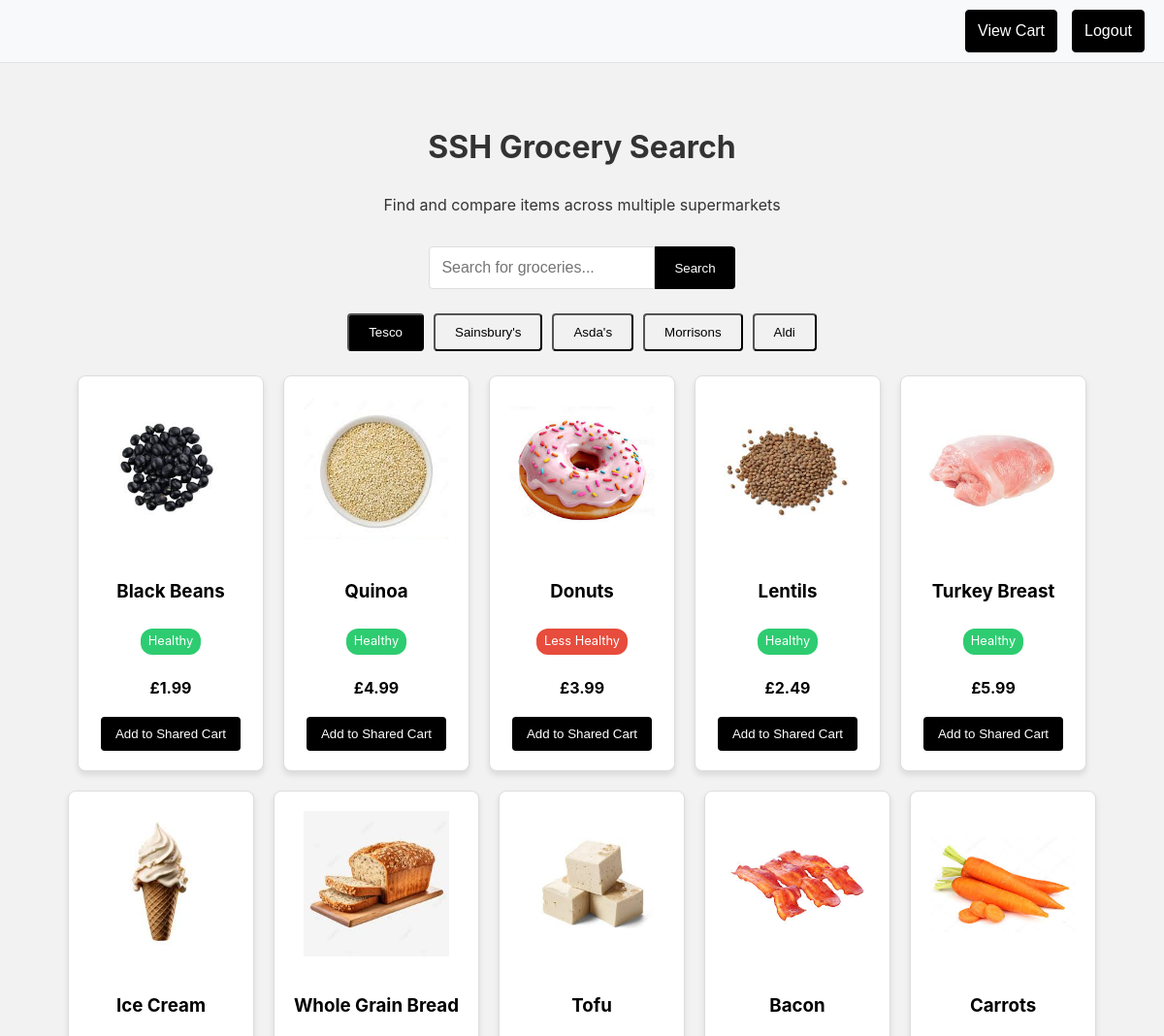
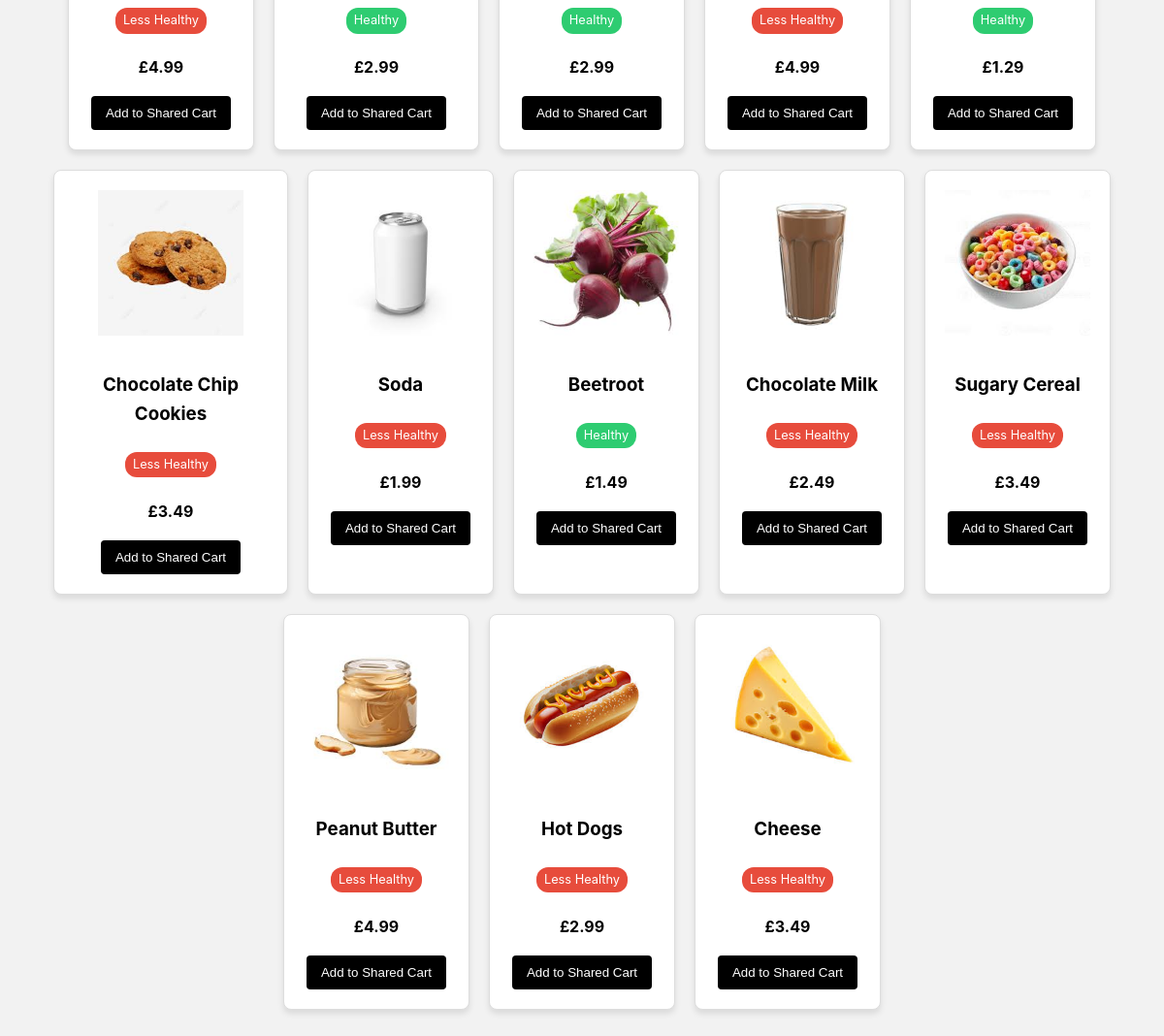
Page /supermarkets/?supermarket=1 (signed in) on the committed database (2 pictures, top to bottom).
### cartapp/models.py (models this page shows, shortened)
class Supermarket(models.Model):
    name = models.CharField(max_length=100)
    location = models.CharField(max_length=255)

class Product(models.Model):
    name = models.CharField(max_length=255)
    price = models.DecimalField(max_digits=6, decimal_places=2)
    category = models.CharField(max_length=100)
    calories = models.IntegerField(default=0)
    protein = models.DecimalField(max_digits=5, decimal_places=2)
    carbohydrates = models.FloatField()
    fat = models.FloatField()
    is_healthy = models.BooleanField(default=False)
    health_score = models.IntegerField(default=50)
    image = models.CharField(max_length=255, default="images/products/AlmondMilk.jpeg")
    supermarket = models.ForeignKey(Supermarket, on_delete=models.CASCADE, related_name='grocery_items')

### cartapp/views.py (the view)
# urls.py: path('supermarkets/', views.supermarkets, name='supermarkets'),
@login_required(login_url='login')
def supermarkets(request):
    logger.info('Accessed supermarkets view')
    try:
        supermarkets = Supermarket.objects.all()
        selected_supermarket_id = request.GET.get('supermarket')
        search_query = request.GET.get('search', '')
        products = Product.objects.all()
        if selected_supermarket_id:
            products = products.filter(supermarket__id=selected_supermarket_id)
            logger.debug(f'Filtered products by supermarket ID: {selected_supermarket_id}')
        if search_query:
            products = products.filter(name__icontains=search_query)
            logger.debug(f'Search query applied: {search_query}')
        context = {
            'supermarkets': supermarkets,
            'products': products,
            'selected_supermarket_id': selected_supermarket_id,
            'search_query': search_query,
        }
        return render(request, 'supermarkets.html', context)
    except Exception as e:
        logger.error(f'Error in supermarkets view: {e}')
        return render(request, 'error.html', {'message': 'An error occurred.'})

### cartapp/templates/supermarkets.html (shortened to what this page needs)
{% extends 'base.html' %}
{% load static %}
{% block content %}
    <div class="container">
        <header class="search-header">
            <h1>SSH Grocery Search</h1>
            <p>Find and compare items across multiple supermarkets</p>
        </header>
        <div class="search-container">
            <form method="get" class="search-form">
                <input type="text" name="search" class="search-input" placeholder="Search for groceries..." value="{{ search_query }}">
                <button type="submit" class="search-btn">Search</button>
            </form>
        </div>
        <div class="supermarket-tabs">
            {% for supermarket in supermarkets %}
                <form method="get" style="display: inline;">
                    <button type="submit" class="supermarket-tab {% if selected_supermarket_id == supermarket.id|stringformat:'s' %}active{% endif %}">
                        {{ supermarket.name }}
                    </button>
                </form>
            {% endfor %}
        </div>
        <div class="search-results">
            {% for product in products %}
                <div class="product-card">
                    <img src="{% static product.image %}" alt="{{ product.name }}" class="product-image">
                    <h3>{{ product.name }}</h3>
                    <p class="nutritional-badge {% if product.health_score >= 50 %}healthy{% else %}unhealthy{% endif %}">
                        {% if product.health_score >= 50 %}Healthy{% else %}Less Healthy{% endif %}
                    </p>
                    <p class="product-price">£{{ product.price }}</p>
                    <form method="post" action="{% url 'add_to_cart' product.id %}">
                        <button type="submit" class="add-to-cart-btn">Add to Shared Cart</button>
                    </form>
                </div>
            {% empty %}
                <p>No products match your search.</p>
            {% endfor %}
        </div>
    </div>
{% endblock %}

### cartapp/templates/base.html (style rules this page uses)
body { font-family: Arial, sans-serif; }

### cartapp/templates/supermarkets.html (style rules this page uses)
body { font-family: -apple-system, BlinkMacSystemFont, 'Segoe UI', Roboto, Oxygen, Ubuntu, Cantarell, 'Open Sans', 'Helvetica Neue', sans-serif; background-color: #f2f2f2; margin: 0; padding: 0; line-height: 1.6; }
.container { max-width: 1200px; margin: 0 auto; padding: 40px; }
.search-header { text-align: center; margin-bottom: 30px; color: #333; }
.search-container { display: flex; justify-content: center; align-items: center; margin-bottom: 20px; }
.search-form { display: flex; flex-direction: row; width: auto; }
.search-input { flex: 1; max-width: 400px; padding: 12px; font-size: 16px; border: 1px solid #ddd; border-radius: 4px 0 0 4px; box-sizing: border-box; }
.search-btn { padding: 12px 20px; background-color: black; color: white; border: none; border-radius: 0 4px 4px 0; cursor: pointer; transition: background-color 0.3s ease; }
.supermarket-tabs { display: flex; justify-content: center; margin-bottom: 20px; flex-wrap: wrap; }
.supermarket-tab { padding: 10px 20px; background-color: #f1f1f1; margin: 5px; cursor: pointer; border-radius: 4px; transition: background-color 0.3s ease; }
.supermarket-tab.active { background-color: black; color: white; }
.search-results { display: flex; flex-wrap: wrap; justify-content: center; gap: 20px; }
.product-card { background-color: white; border: 1px solid #ddd; border-radius: 8px; padding: 20px; text-align: center; box-shadow: 0 4px 6px rgba(0,0,0,0.1); max-width: 200px; transition: transform 0.3s ease; }
.product-image { max-width: 150px; height: 150px; object-fit: contain; margin-bottom: 10px; }
.product-price { font-weight: bold; color: black; margin: 10px 0; }
.add-to-cart-btn { background-color: black; color: white; border: none; padding: 10px 15px; border-radius: 4px; cursor: pointer; transition: background-color 0.3s ease; }
.nutritional-badge { display: inline-block; padding: 3px 8px; border-radius: 12px; font-size: 0.8em; margin-top: 5px; }
.nutritional-badge.healthy { background-color: #2ecc71; color: white; }
.nutritional-badge.unhealthy { background-color: #e74c3c; color: white; }

### rows in the picture
Supermarket: name "Tesco"
Supermarket: name "Sainsbury's"
Supermarket: name "Asda's"
Supermarket: name "Morrisons"
Supermarket: name "Aldi"
Product: image (picture), name "Black Beans", health_score "Healthy", price "1.99"
Product: image+name (picture), name "Quinoa", health_score "Healthy", price "4.99"
Product: image+name (picture), name "Donuts", health_score "Less Healthy", price "3.99"
Product: image+name (picture), name "Lentils", health_score "Healthy", price "2.49"
Product: image (picture), name "Turkey Breast", health_score "Healthy", price "5.99"
Product: image (picture), name "Ice Cream", health_score "Less Healthy", price "4.99"
Product: image (picture), name "Whole Grain Bread", health_score "Healthy", price "2.99"
Product: image+name (picture), name "Tofu", health_score "Healthy", price "2.99"
Product: image+name (picture), name "Bacon", health_score "Less Healthy", price "4.99"
Product: image+name (picture), name "Carrots", health_score "Healthy", price "1.29"
Product: image (picture), name "Chocolate Chip Cookies", health_score "Less Healthy", price "3.49"
Product: image+name (picture), name "Soda", health_score "Less Healthy", price "1.99"
Product: image+name (picture), name "Beetroot", health_score "Healthy", price "1.49"
Product: image (picture), name "Chocolate Milk", health_score "Less Healthy", price "2.49"
Product: image (picture), name "Sugary Cereal", health_score "Less Healthy", price "3.49"
Product: image (picture), name "Peanut Butter", health_score "Less Healthy", price "4.99"
Product: image (picture), name "Hot Dogs", health_score "Less Healthy", price "2.99"
Product: image+name (picture), name "Cheese", health_score "Less Healthy", price "3.49"
